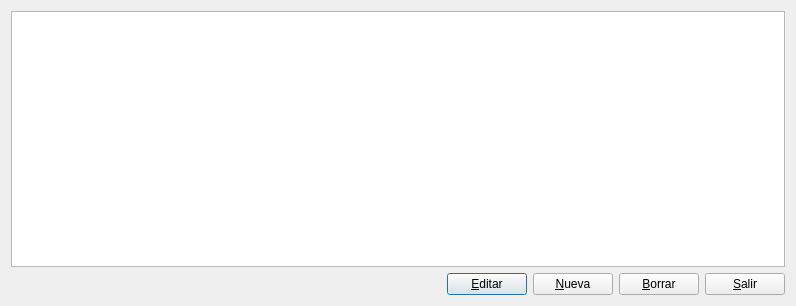
<?xml version="1.0" encoding="UTF-8"?>
<ui version="4.0">
 <class>domiciliaciones</class>
 <widget class="QDialog" name="domiciliaciones">
  <property name="geometry">
   <rect>
    <x>0</x>
    <y>0</y>
    <width>796</width>
    <height>306</height>
   </rect>
  </property>
  <property name="windowTitle">
   <string>Gestión domiciliaciones de vencimientos</string>
  </property>
  <layout class="QVBoxLayout" name="verticalLayout">
   <item>
    <widget class="QTableView" name="tableView"/>
   </item>
   <item>
    <layout class="QHBoxLayout" name="horizontalLayout">
     <item>
      <spacer name="horizontalSpacer">
       <property name="orientation">
        <enum>Qt::Horizontal</enum>
       </property>
       <property name="sizeHint" stdset="0">
        <size>
         <width>40</width>
         <height>20</height>
        </size>
       </property>
      </spacer>
     </item>
     <item>
      <widget class="QPushButton" name="editarpushButton">
       <property name="text">
        <string>&amp;Editar</string>
       </property>
       <property name="icon">
        <iconset resource="keme.qrc">
         <normaloff>:/iconos/graf/boligrafo_editar.png</normaloff>:/iconos/graf/boligrafo_editar.png</iconset>
       </property>
      </widget>
     </item>
     <item>
      <widget class="QPushButton" name="nuevapushButton">
       <property name="text">
        <string>&amp;Nueva</string>
       </property>
       <property name="icon">
        <iconset resource="keme.qrc">
         <normaloff>:/iconos/graf/Files-New-File-icon.png</normaloff>:/iconos/graf/Files-New-File-icon.png</iconset>
       </property>
      </widget>
     </item>
     <item>
      <widget class="QPushButton" name="borrarpushButton">
       <property name="text">
        <string>&amp;Borrar</string>
       </property>
       <property name="icon">
        <iconset resource="keme.qrc">
         <normaloff>:/iconos/graf/borrar.png</normaloff>:/iconos/graf/borrar.png</iconset>
       </property>
      </widget>
     </item>
     <item>
      <widget class="QPushButton" name="salirpushButton">
       <property name="text">
        <string>&amp;Salir</string>
       </property>
       <property name="icon">
        <iconset resource="keme.qrc">
         <normaloff>:/iconos/graf/application-exit.png</normaloff>:/iconos/graf/application-exit.png</iconset>
       </property>
      </widget>
     </item>
    </layout>
   </item>
  </layout>
 </widget>
 <tabstops>
  <tabstop>tableView</tabstop>
  <tabstop>editarpushButton</tabstop>
  <tabstop>nuevapushButton</tabstop>
  <tabstop>borrarpushButton</tabstop>
  <tabstop>salirpushButton</tabstop>
 </tabstops>
 <resources>
  <include location="keme.qrc"/>
 </resources>
 <connections>
  <connection>
   <sender>salirpushButton</sender>
   <signal>clicked()</signal>
   <receiver>domiciliaciones</receiver>
   <slot>accept()</slot>
   <hints>
    <hint type="sourcelabel">
     <x>126</x>
     <y>273</y>
    </hint>
    <hint type="destinationlabel">
     <x>81</x>
     <y>252</y>
    </hint>
   </hints>
  </connection>
 </connections>
</ui>
